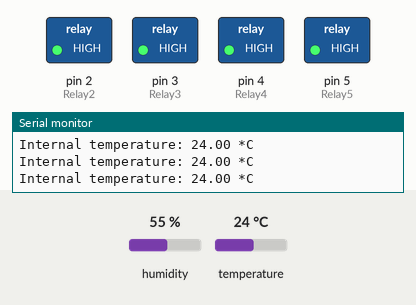
Recording of a sketch running on a simulated Arduino Uno, built with avr-gcc and run on an emulated ATmega328P. Parts: switched loads named in the sketch (green lamp = pin HIGH), the last lines printed to the serial monitor. The test bench sets the inputs (shaded band); at power-on: temperature 24 °C, humidity 55 %. The local clock reads 2024-03-15 10:24:30 at power-on unless the sketch sets it.

Above: at 1.4 s.
1.5 s: temperature set to 33 °C
7.5 s: temperature set to 36 °C
At 9.4 s:
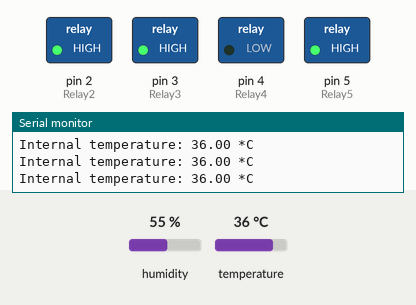
10.2 s: temperature set to 26 °C
16.2 s: temperature set to 23 °C
At 17.5 s:
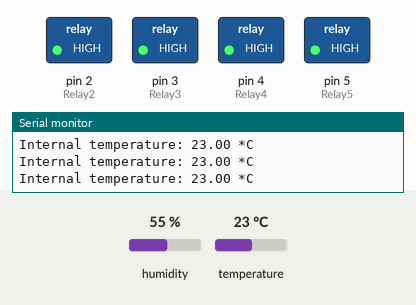
22.2 s: temperature set to 41 °C
At 23.0 s:
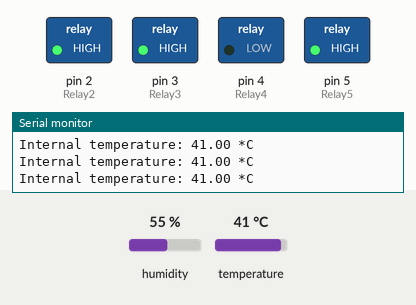
Timing chart, 0 to 25.2 s (numbered marks = the images above; inputs shaded):
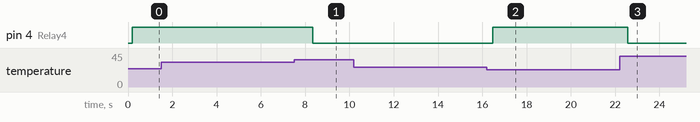

The sketch:

clever-garden.ino
```cpp
#include <Wire.h>
#include <Time.h>
#include <DS1307RTC.h>
#include "DHT.h"
#define DHTPIN1 26        //пин датчика температуры
#define DHTTYPE DHT11     //все датчики 11
//#include <DS1307.h>
//RTC_DS1307 RTC;


int hours;
int minutes;
int Relay2 = 2;            //номер порта 1 реле
int Relay3 = 3;            //номер порта 2 реле
int Relay4 = 4;            //номер порта 3 реле
int Relay5 = 5;            //номер порта 4 реле
int On_TimeR2  = 21*60+0;  //Раз в сутки включается в 21:00
int Off_TimeR2 = 21*60+05; //Раз в сутки выключается в 21:05
int On_TimeR3  = 26;       //каждый час
int Off_TimeR3 = 28;       //каждый час
//int On_TimeR4 = 30;      //раз в час  On_TimeR4 = 45;
//int Off_TimeR4 = 32;     //раз в час Off_TimeR4 = 50;
//int On_TimeR5 = 31;      //раз в час  On_TimeR5 = 45;
//int Off_TimeR5 = 35;     //раз в час Off_TimeR5 = 50;
int Curent_Time;           //полностью время(номер минуты в сутках)
int Curent_Minutes;        //сокращенное время(номер минуты в часе)
DHT dht(DHTPIN1, DHTTYPE);

void setup()
{
 Serial.begin(9600);
 while (!Serial) ; // ожидаем ответа порта
 delay(200);
 Serial.println("DS1307RTC Read Test");
 Serial.println("-------------------");
  pinMode(Relay2, OUTPUT);
  pinMode(Relay3, OUTPUT);
  pinMode(Relay4, OUTPUT);
  pinMode(Relay5, OUTPUT);
  dht.begin();
  digitalWrite(Relay2, HIGH); //выставляем 1 на выходе - соответствует отключенному реле
  digitalWrite(Relay3, HIGH); //выставляем 1 на выходе - соответствует отключенному реле
  digitalWrite(Relay4, HIGH); //выставляем 1 на выходе - соответствует отключенному реле
  digitalWrite(Relay5, HIGH); //выставляем 1 на выходе - соответствует отключенному реле
}
void loop()
{
  tmElements_t tm;
  float h = dht.readHumidity();
  float t = dht.readTemperature();
    if(t>=35){digitalWrite(Relay4, LOW);}else if(t<25){digitalWrite(Relay4, HIGH);} //тут температура выключения должна быть ниже температуры включения. чтобы не было пограничных значений
    Serial.print("Internal temperature: ");
    Serial.print(t);
    Serial.println(" *C");

  if(RTC.read(tm))
  {
 // Serial.print(tm.Hour);
  //Serial.print(tm.Minute);
  //Serial.print(tm.Second);
  //Serial.println();
  minutes = tm.Minute;
  hours = tm.Hour;
  Curent_Minutes = tm.Minute;
  Curent_Time = tm.Hour*60+tm.Minute;


R2();
R3();
//R4(); //оставлю сработку только по температуре
//R5(); //оставлю сработку только по температуре
  }

 else { Serial.println("---------- NO ds3231 INSTALLED -----------"); }

}
void R2()
{

  if(On_TimeR2 < Off_TimeR2)
   {
    if (Curent_Time >= On_TimeR2 && Curent_Time <= Off_TimeR2)
      {
        digitalWrite(Relay2, LOW);
      }
    else
      {
        digitalWrite(Relay2, HIGH);
      }
  }
else // если сутки сменились
  {
        if ((Curent_Time >= On_TimeR2 && Curent_Time <= 2820)||(Curent_Time >= 0 && Curent_Time <= Off_TimeR2))//2820=24часа*60
      {
        digitalWrite(Relay2, LOW);
      }
    else
      {
        digitalWrite(Relay2, HIGH);
      }
 }
  }

void R3()
{

  if(On_TimeR3 < Off_TimeR3)
   {
    if (Curent_Minutes >= On_TimeR3 && Curent_Minutes <= Off_TimeR3)
      {
        digitalWrite(Relay3, LOW);
      }
    else
      {
        digitalWrite(Relay3, HIGH);
      }
  }
else // если сутки сменились
  {
        if ((Curent_Minutes >= On_TimeR3 && Curent_Minutes <= 2820)||(Curent_Minutes >= 0 && Curent_Minutes <= Off_TimeR3))//2820=24часа*60
      {
        digitalWrite(Relay3, LOW);
      }
    else
      {
        digitalWrite(Relay3, HIGH);
      }
 }
  }
```

Measured:
- the behaviour switches between 34 and 35 °C on temperature (found by bisection; images 0 and 1)
- the behaviour switches between 25 and 24 °C on temperature (found by bisection; images 1 and 2)
- after the input at 7.5 s, pin 4 (Relay4): HIGH → LOW after 0.85 s
- after the input at 16.2 s, pin 4 (Relay4): LOW → HIGH after 0.28 s
- after the input at 22.2 s, pin 4 (Relay4): HIGH → LOW after 0.37 s
